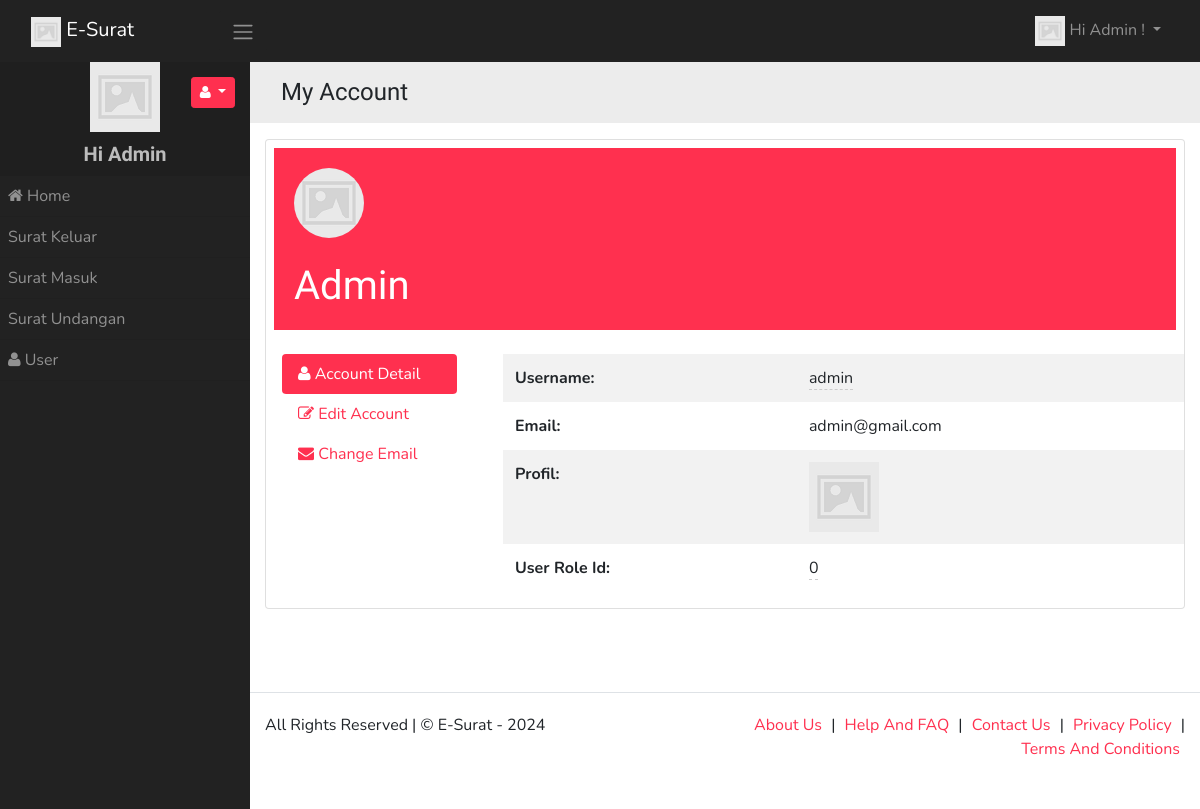
/account (signed in), run on the app's committed database.
### tables this page shows
CREATE TABLE `user` (
  `id_user` int(11) NOT NULL,
  `username` varchar(100) NOT NULL,
  `password` varchar(255) DEFAULT NULL,
  `email` varchar(50) NOT NULL,
  `profil` varchar(255) NOT NULL,
  `login_session_key` varchar(255) DEFAULT NULL,
  `email_status` varchar(255) DEFAULT NULL,
  `password_expire_date` datetime DEFAULT '2025-01-16 00:00:00',
  `password_reset_key` varchar(255) DEFAULT NULL,
  `user_role_id` int(11) NOT NULL
);

### index.php (called while the page is built, shortened)
<?php
	require(HELPERS_DIR . 'Functions.php');
	require(SYSTEM_DIR . 'BaseView.php');
	$page = new Router;
	$page->init();

### app/models/PDODb.php (called while the page is built, shortened)
<?php
class PDODb
{
    private $connectionParams = array(
        'type' => 'mysql',
        'host' => null,
        'username' => null,
        'password' => null,
        'dbname' => null,
        'port' => null,
        'charset' => null
    );
    private $groupBy = array();
    private $orderBy = array();
    private $params = array();
    private $pdo;
    private $prefix = '';
    private $query = '';
    private $queryOptions = array();
    private $returnType = PDO::FETCH_ASSOC;
    private $useGenerator = false;
    public function __construct($type, $host = null, $username = null, $password = null, $dbname = null, $port = null, $charset = null)
    {
        if (is_array($type)) {
            $this->connectionParams = $type;
        }
		elseif (is_object($type)) {
            $this->pdo = $type;
        }
		else {
            foreach ($this->connectionParams as $key => $param) {
                if (isset($$key) && !is_null($$key)) {
                    $this->connectionParams[$key] = $$key;
                }
            }
        }
    }
    public function connect()
    {
		$dbType = strtolower($this->connectionParams['type']);
		if($dbType == 'sqlite'){
			$this->fieldQuote = '"';
			$connectionString = 'sqlite:'.$this->connectionParams['dbname'];
			$this->pdo = new PDO($connectionString);
		}
		else{
			$connectionString = $this->connectionParams['type'].':';
			$connectionParams = ['host', 'dbname', 'port'];
			foreach ($connectionParams as $connectionParam) {
				if (!empty($this->connectionParams[$connectionParam])) {
					$connectionString .= $connectionParam.'='.$this->connectionParams[$connectionParam].';';
				}
			}
			$connectionString = rtrim($connectionString, ';');
			$options = array(
				PDO::ATTR_ERRMODE => PDO::ERRMODE_EXCEPTION,
				PDO::ATTR_PERSISTENT => false
			);
			$this->pdo = new PDO($connectionString, $this->connectionParams['username'], $this->connectionParams['password'], $options);
			$charset = $this->connectionParams['charset'];
			if(!empty($charset)){
				$this->pdo->query("SET NAMES '$charset'");
			}
		}
    }
    private function buildCondition($operator, $conditions)
    {
        if (empty($conditions)) {
            return;
        }
        $this->query .= ' '.$operator;
        foreach ($conditions as $cond) {
            list ($concat, $varName, $operator, $val) = $cond;
            $this->query .= " ".$concat." ".$varName;
            switch (strtolower($operator)) {
                default:
                    if (is_array($val)) {
                        $this->params = array_merge($this->params, $val);
                    } elseif ($val === null) {
                        $this->query .= ' '.$operator." NULL";
                    } elseif ($val != 'DBNULL' || $val == '0') {
                        $this->query .= $this->buildPair($operator, $val);
                    }
            }
        }
    }
    protected function buildGroupBy()
    {
        if (empty($this->groupBy)) {
            return;
        }
        $this->query .= " GROUP BY ";
        $this->query = rtrim($this->query, ', ')." ";
    }
    private function buildLimit($numRows)
    {
		$dbType = $this->connectionParams['type'];
		if($dbType == 'sqlsrv'){
			if (is_array($numRows)) {
				$limit = $numRows[1];
				$offset = intval($numRows[0]);
				$orderby = null;
				if(empty($this->orderBy)){
					$orderby = " ORDER BY(SELECT NULL)";
				}
				$this->query .= "$orderby OFFSET $offset ROWS FETCH NEXT $limit ROWS ONLY";
			}
		}
		else{
			if (is_array($numRows)) {
				$this->query .= ' LIMIT '.(int) $numRows[1].' OFFSET '.(int) $numRows[0];
			}
			else {
				$this->query .= ' LIMIT '.(int) $numRows;
			}
		}
	}
    private function buildOrderBy()
    {
        if (empty($this->orderBy)) {
            return;
        }
        $this->query .= " ORDER BY ";
        $this->query = rtrim($this->query, ', ')." ";
    }
    private function buildPair($operator, $value)
    {
        if (!is_object($value)) {
            $this->params[] = $value;
            return ' '.$operator.' ? ';
        }
        $subQuery = $value->getSubQuery();
        return " ".$operator." (".$subQuery['query'].") ".$subQuery['alias'];
    }
    private function buildQuery($numRows, $tableData = null)
    {
		$this->params = [];
        return $this->prepare();
    }
    private function buildResult($stmt)
    {
		if ($stmt->columnCount () == 0){
			return $stmt->rowCount();
		}
		else{
			if ($this->useGenerator) {
				return $this->buildResultGenerator($stmt);
			}
			else {
				return $stmt->fetchAll($this->returnType);
			}
		}
    }
    private function determineType($item)
    {
        switch (gettype($item)) {
            case 'integer':
                return PDO::PARAM_INT;
        }
    }
    private function getTableName($tableName)
    {
        return strpos($tableName, '.') !== false ? $tableName : $this->prefix.$tableName;
    }
    public function get($tableName, $numRows = null, $columns = '*')
    {
        $column = is_array($columns) ? implode(', ', $columns) : $columns;
		$dbType = $this->connectionParams['type'];
		$queryOptions = implode(' ', $this->queryOptions);
		$sqlsrvTop = "";
        $this->query = "SELECT $queryOptions $sqlsrvTop $column FROM " . $this->getTableName($tableName);
		$stmt = $this->buildQuery($numRows);
        $stmt->execute();
        $result = $this->buildResult($stmt);
        return $result;
    }
    public function getOne($tableName, $columns = '*')
    {
        $result = $this->get($tableName, 1, $columns);
        if ($this->useGenerator) {
            return $result->current() ? $result->current() : false;
        } else {
            return $result ? $result[0] : false;
        }
    }
    public function pdo()
    {
        if (!$this->pdo) {
            $this->connect();
        }
        return $this->pdo;
    }
    private function prepare()
    {
		$query = $this->query;
        $stmt = $this->pdo()->prepare($query);
        foreach ($this->params as $key => $value) {
            $stmt->bindValue(is_int($key) ? $key + 1 : ':'.$key, $value, $this->determineType($value));
        }
        return $stmt;
    }
    private function reset()
    {
        $this->groupBy         = [];
        $this->orderBy         = [];
        $this->params          = [];
        $this->query           = '';
        $this->queryOptions    = [];
    }
}

### app/views/partials/account/view.php (the view, shortened to what this page needs)
<?php
$page_element_id = "view-page-" . random_str();
$current_page = $this->set_current_page_link();
$data = $this->view_data;
$show_header = $this->show_header;
?>
<section class="page" id="<?php echo $page_element_id; ?>" data-page-type="view"  data-display-type="table" data-page-url="<?php print_link($current_page); ?>">
    <?php
    if( $show_header == true ){
    ?>
    <div  class="bg-light p-3 mb-3">
        <div class="container">
            <div class="row ">
                <div class="col ">
                    <h4 class="record-title">My Account</h4>
                </div>
            </div>
        </div>
    </div>
    <?php
    }
    ?>
    <div  class="">
        <div class="container">
            <div class="row ">
                <div class="col-md-12 comp-grid">
                    <div  class="card animated fadeIn page-content">
                        <?php
                        if(!empty($data)){
                        ?>
                        <div class="bg-primary m-2 mb-4">
                            <div class="profile">
                                <div class="avatar">
                                    <?php
                                    if(!empty(USER_PHOTO)){
                                    Html::page_img(USER_PHOTO, 100, 100);
                                    }
                                    ?>
                                </div>
                                <h1 class="title mt-4"><?php echo $data['username']; ?></h1>
                            </div>
                        </div>
                        <div class="row">
                            <div class="col-md-3">
                                <div class="mx-3 mb-3">
                                    <ul class="nav nav-pills flex-column text-left">
                                        <li class="nav-item">
                                            <a data-toggle="tab" href="#AccountPageView" class="nav-link active">
                                                <i class="fa fa-user"></i> Account Detail
                                            </a>
                                        </li>
                                        <li class="nav-item">
                                            <a data-toggle="tab" href="#AccountPageEdit" class="nav-link">
                                                <i class="fa fa-edit"></i> Edit Account
                                            </a>
                                        </li>
                                        <li class="nav-item">
                                            <a data-toggle="tab" href="#AccountPageChangeEmail" class="nav-link">
                                                <i class="fa fa-envelope"></i> Change Email
                                            </a>
                                        </li>
                                    </ul>
                                </div>
                            </div>
                            <div class="col-sm-9">
                                <div class="mb-3">
                                    <div class="tab-content">
                                        <div class="tab-pane show active fade" id="AccountPageView" role="tabpanel">
                                            <table class="table table-hover table-borderless table-striped">
                                                <tbody class="page-data" id="page-data-<?php echo $page_element_id; ?>">
                                                    <tr  class="td-username">
                                                        <th class="title"> Username: </th>
                                                        <td class="value">
                                                            <span  data-value="<?php echo $data['username']; ?>"
                                                                data-pk="<?php echo $data['id_user'] ?>"
                                                                data-url="<?php print_link("user/editfield/" . urlencode($data['id_user'])); ?>"
                                                                data-name="username"
                                                                data-title="Enter Username"
                                                                data-placement="left"
                                                                data-toggle="click"
                                                                data-type="text"
                                                                data-mode="popover"
                                                                data-showbuttons="left"
                                                                class="is-editable" >
                                                                <?php echo $data['username']; ?>
                                                            </span>
                                                        </td>
                                                    </tr>
                                                    <tr  class="td-email">
                                                        <th class="title"> Email: </th>
                                                        <td class="value"> <?php echo $data['email']; ?></td>
                                                    </tr>
                                                    <tr  class="td-profil">
                                                        <th class="title"> Profil: </th>
                                                        <td class="value"><?php Html :: page_img($data['profil'],400,400,1); ?></td>
                                                    </tr>
                                                    <tr  class="td-user_role_id">
                                                        <th class="title"> User Role Id: </th>
                                                        <td class="value">
                                                            <span  data-source='<?php echo json_encode_quote(Menu :: $user_role_id); ?>'
                                                                data-value="<?php echo $data['user_role_id']; ?>"
                                                                data-pk="<?php echo $data['id_user'] ?>"
                                                                data-url="<?php print_link("user/editfield/" . urlencode($data['id_user'])); ?>"
                                                                data-name="user_role_id"
                                                                data-title="Select a value ..."
                                                                data-placement="left"
                                                                data-toggle="click"
                                                                data-type="select"
                                                                data-mode="popover"
                                                                data-showbuttons="left"
                                                                class="is-editable" >
                                                                <?php echo $data['user_role_id']; ?>
                                                            </span>
                                                        </td>
                                                    </tr>
                                                </tbody>
                                            </table>
                                        </div>
                                    </div>
                                </div>
                            </div>
                        </div>
                        <?php
                        }
                        ?>
                    </div>
                </div>
            </div>
        </div>
    </div>
</section>

### assets/css/custom-style.css (style rules this page uses)
body { margin: 0; padding: 0; overflow-x: hidden; }
td, th { position:relative; }
td .is-editable { border-bottom:none; border-bottom: 1px dashed #ccc; }
.nav a.nav-link { position: relative; }
.table tr td { vertical-align: middle !important; }
.table { margin-bottom: 0; }
.table-borderless tbody tr td, .table-borderless tbody tr th, .table-borderless thead tr th { border: none; }
h1, h2, h3, h4, h5 { margin: 0; padding: 0; }
.profile { padding: 20px; }
.profile .title { text-transform: capitalize; color: #fff; }
body { padding-top:50px; }

### data on the page
user: username "Admin", username "admin", email "admin@gmail.com", user_role "0"

### other printed values
SITE_NAME "E-Surat"
USER_NAME "Admin"
$menuobj['label'] "Home"
$menuobj['label'] "Surat Keluar"
$menuobj['label'] "Surat Masuk"
$menuobj['label'] "Surat Undangan"
$menuobj['label'] "User"
